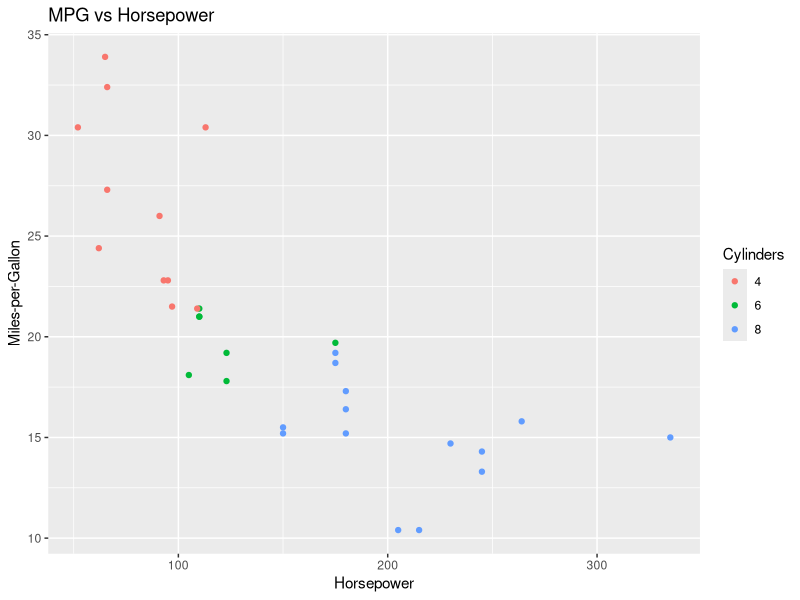
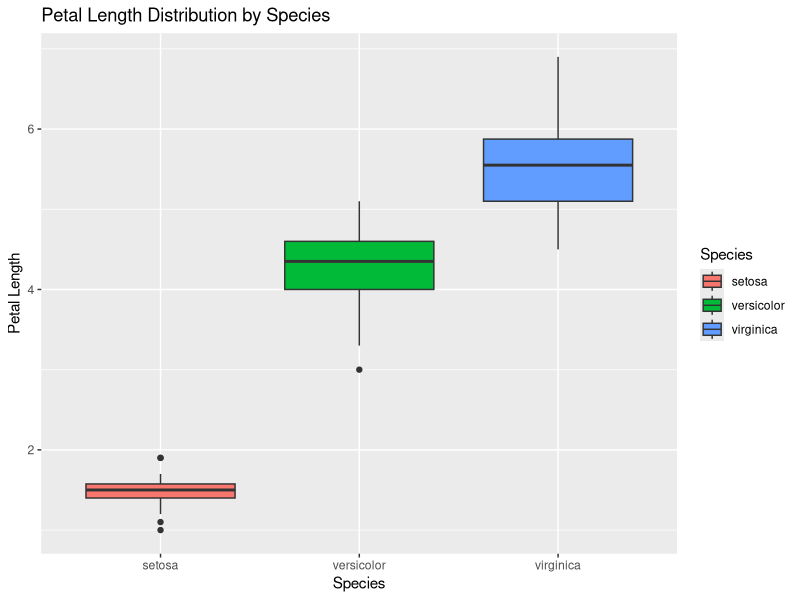
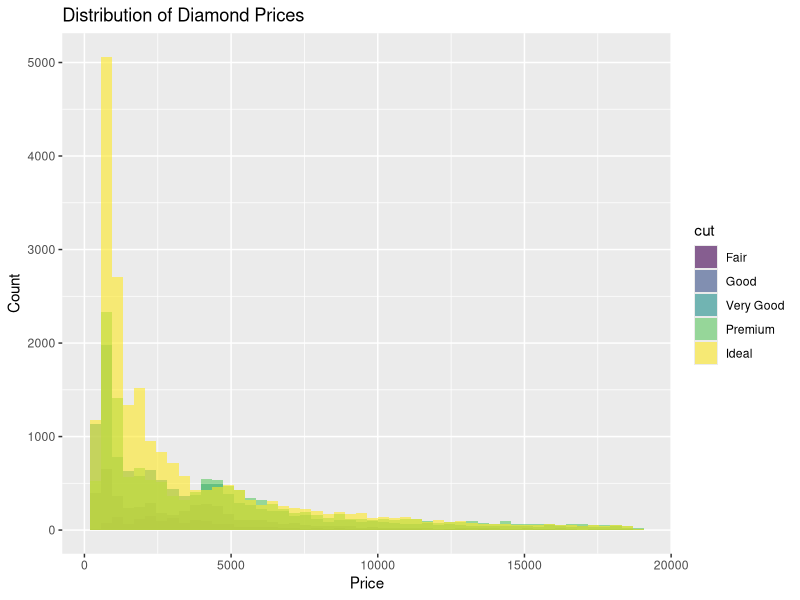
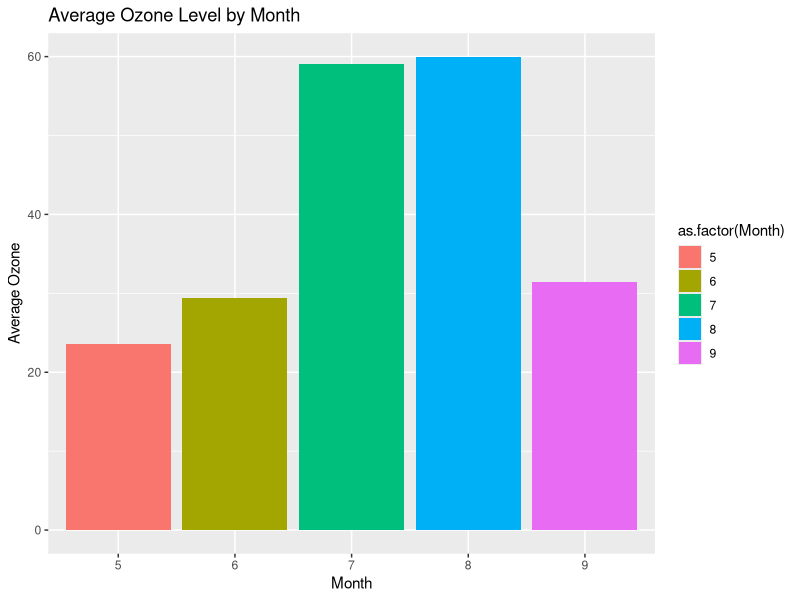
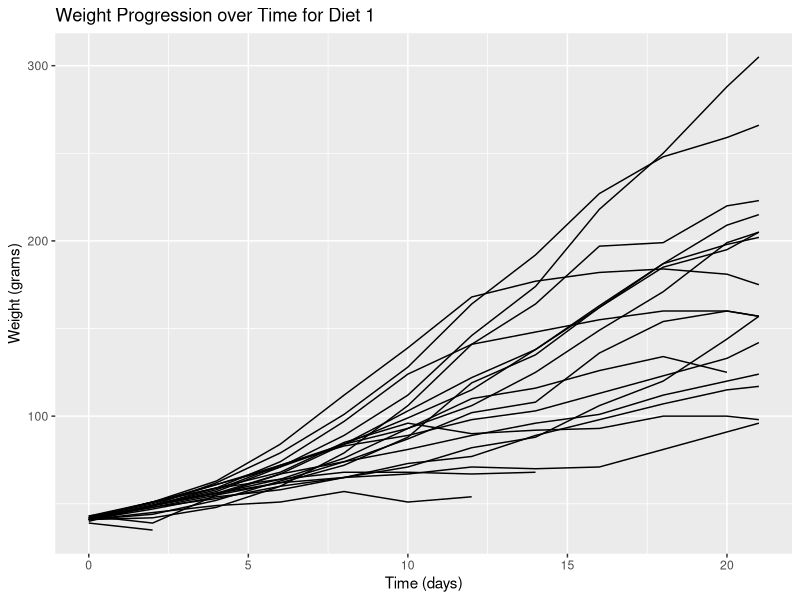
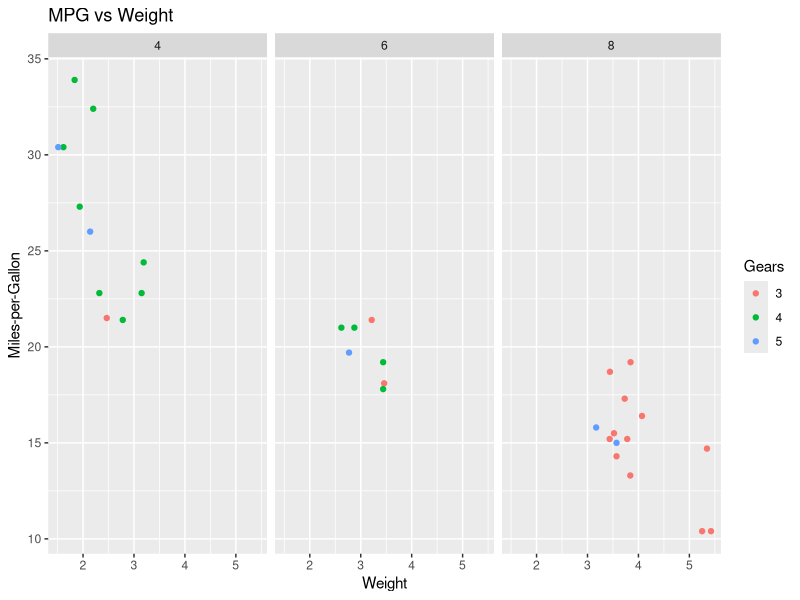
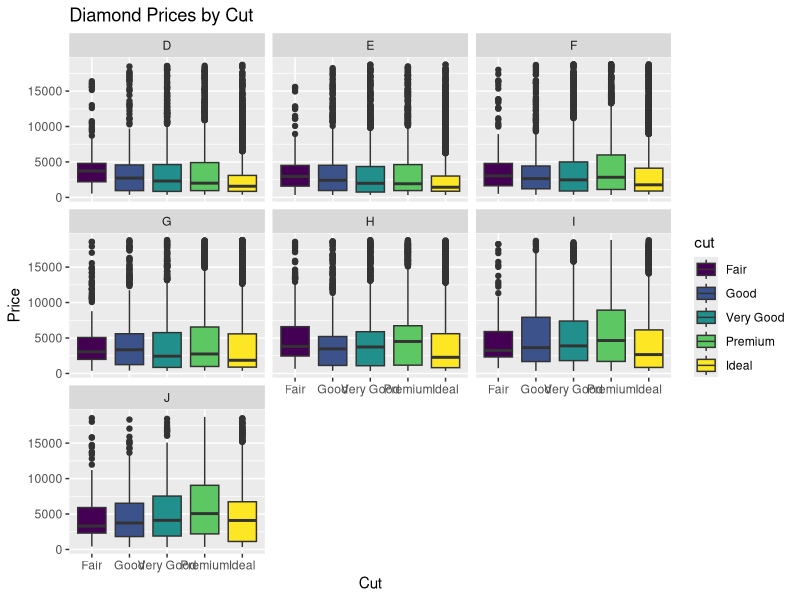
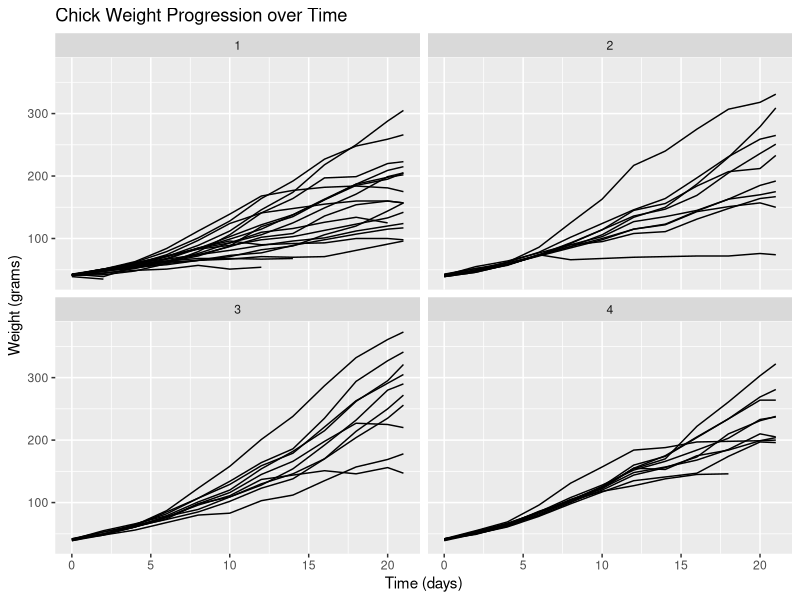

Recreate these plots in R, in order.
## ---- chunk 1
data(mtcars)
## ---- chunk 2
library(ggplot2)

plot1 <- ggplot(mtcars, aes(x = hp, y = mpg, color = as.factor(cyl))) +
  geom_point() +
  labs(title = "MPG vs Horsepower", x = "Horsepower", y = "Miles-per-Gallon", color = "Cylinders")

print(plot1)
## ---- chunk 3
data(iris)
## ---- chunk 4
plot2 <- ggplot(iris, aes(x = Species, y = Petal.Length, fill = Species)) +
  geom_boxplot() +
  labs(title = "Petal Length Distribution by Species", x = "Species", y = "Petal Length")

print(plot2)
## ---- chunk 5
library(ggplot2)
data(diamonds)
## ---- chunk 6
plot3 <- ggplot(diamonds, aes(x = price, fill = cut)) +
  geom_histogram(position="identity", alpha=0.6, bins = 50) +
  labs(title = "Distribution of Diamond Prices", x = "Price", y = "Count")

print(plot3)
## ---- chunk 7
data(airquality)
## ---- chunk 8
library(dplyr)

aq_avg <- airquality %>%
  group_by(Month) %>%
  summarize(average_ozone = mean(Ozone, na.rm = TRUE))

plot4 <- ggplot(aq_avg, aes(x = as.factor(Month), y = average_ozone, fill = as.factor(Month))) +
  geom_bar(stat = "identity") +
  labs(title = "Average Ozone Level by Month", x = "Month", y = "Average Ozone")

print(plot4)
## ---- chunk 9
data(ChickWeight)
## ---- chunk 10
plot5 <- ggplot(ChickWeight %>% filter(Diet == 1), aes(x = Time, y = weight, group = Chick)) +
  geom_line() +
  labs(title = "Weight Progression over Time for Diet 1", x = "Time (days)", y = "Weight (grams)")

print(plot5)
## ---- chunk 11
data(mtcars)
## ---- chunk 12
library(ggplot2)

plot1 <- ggplot(mtcars, aes(x = wt, y = mpg, color = as.factor(gear))) +
  geom_point() +
  labs(title = "MPG vs Weight", x = "Weight", y = "Miles-per-Gallon", color = "Gears") +
  facet_wrap(~ cyl)

print(plot1)
## ---- chunk 13
library(ggplot2)
data(diamonds)
## ---- chunk 14
plot2 <- ggplot(diamonds, aes(x = cut, y = price, fill = cut)) +
  geom_boxplot() +
  labs(title = "Diamond Prices by Cut", x = "Cut", y = "Price") +
  facet_wrap(~ color)

print(plot2)
## ---- chunk 15
data(ChickWeight)
## ---- chunk 16
plot3 <- ggplot(ChickWeight, aes(x = Time, y = weight, group = Chick)) +
  geom_line() +
  labs(title = "Chick Weight Progression over Time", x = "Time (days)", y = "Weight (grams)") +
  facet_wrap(~ Diet)

print(plot3)
## ---- chunk 17
library(ggplot2)
data(mpg)
## ---- chunk 18
plot4 <- ggplot(mpg, aes(x = displ, y = hwy)) +
  geom_point(aes(color = class)) +
  labs(title = "Highway MPG vs Engine Displacement", x = "Engine Displacement", y = "Highway MPG", color = "Car Class") +
  facet_wrap(~ drv)

print(plot4)
## ---- chunk 19
data(InsectSprays)
## ---- chunk 20
plot5 <- ggplot(InsectSprays, aes(x = spray, y = count, fill = spray)) +
  geom_boxplot() +
  labs(title = "Insect Counts by Spray Type", x = "Spray Type", y = "Insect Count") +
  facet_wrap(~ spray)

print(plot5)
## ---- chunk 21
data(mtcars)
## ---- chunk 22
library(ggplot2)

plot1 <- ggplot(mtcars, aes(x = hp, y = mpg, color = hp)) +
  geom_point() +
  scale_color_gradient(low = "blue", high = "red") +
  labs(title = "MPG vs Horsepower") +
  theme(plot.title = element_text(size = 24, color = "darkgreen"))

print(plot1)
## ---- chunk 23
data(iris)
## ---- chunk 24
plot2 <- ggplot(iris, aes(x = Species, y = Sepal.Length, fill = Species)) +
  geom_boxplot() +
  scale_fill_manual(values = c("Setosa" = "purple", "Versicolor" = "orange", "Virginica" = "green")) +
  theme(legend.position = "none")

print(plot2)
## ---- chunk 25
library(ggplot2)
data(diamonds)
## ---- chunk 26
plot3 <- ggplot(diamonds, aes(x = price)) +
  geom_histogram(color = "navy", fill = "lightpink", bins = 30) +
  theme(axis.title.x = element_text(size = 18),
        axis.title.y = element_text(size = 18))

print(plot3)
## ---- chunk 27
library(ggplot2)
data(mpg)
## ---- chunk 28
plot4 <- ggplot(mpg, aes(x = displ, y = hwy, shape = drv)) +
  geom_point(aes(color = class), size = 3) +
  scale_shape_manual(name = "Drive Type",
                     values = c("f" = 16, "r" = 17, "4" = 18),
                     labels = c("Front", "Rear", "Four-wheel")) 

print(plot4)
## ---- chunk 29
data(ToothGrowth)
## ---- chunk 30
library(dplyr)
library(ggplot2)

tooth_avg <- ToothGrowth %>%
  group_by(supp, dose) %>%
  summarize(average_len = mean(len))

plot5 <- ggplot(tooth_avg, aes(x = supp, y = average_len, fill = as.factor(dose))) +
  geom_bar(stat = "identity", position = "dodge") +
  scale_fill_manual(values = c("0.5" = "lightblue", "1.0" = "pink", "2.0" = "yellow")) +
  theme(legend.position = "bottom")

print(plot5)
